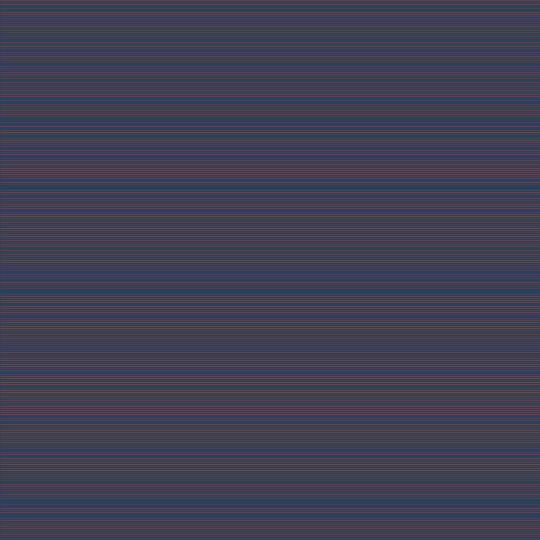
Frame 1 (no input)
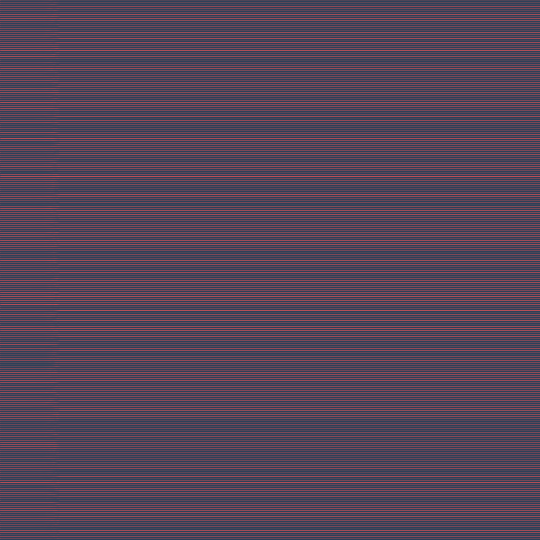
Frame 60 (the mouse pressed at the canvas centre just before this capture)
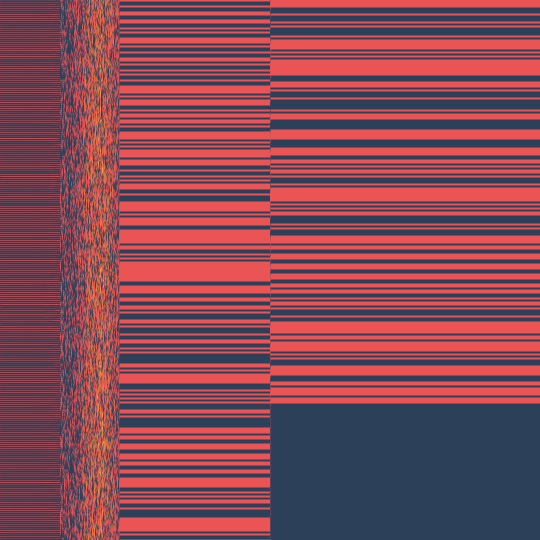
Frame 120 (the mouse held since frame 60 and released just before this capture)

The Processing sketch that drew these frames (run headless with seeded random() and noise(); from frame 60 on, the mouse is pressed at the canvas centre):

// Processing sketch: build
// ── build.pde
color [] colors = {#2D4059, #EA5455, #F07B3F, #FFD460}; // theme colours
float t = 0; 
float x;

void setup() {
  size(540, 540);
  background(colors[0]);
}

void draw() {

  float n = noise(t);
  float colorsIndex = map(n, 0, 1, 0, 4);

  strokeWeight(mouseY);
  strokeCap(SQUARE);
  for (int i = 0; i <= height+200; i+=2) {
    stroke(colors[(int)random(colorsIndex)]);
    line(x, i, width, i);
  }  
  t+=0.01;
  x++;
  for (int i = 0; i <= height; i+=2) {
    stroke(colors[(int)random(colorsIndex)]);
    line(mouseX, i, width, i);
  }  
  t+=0.01;
}
